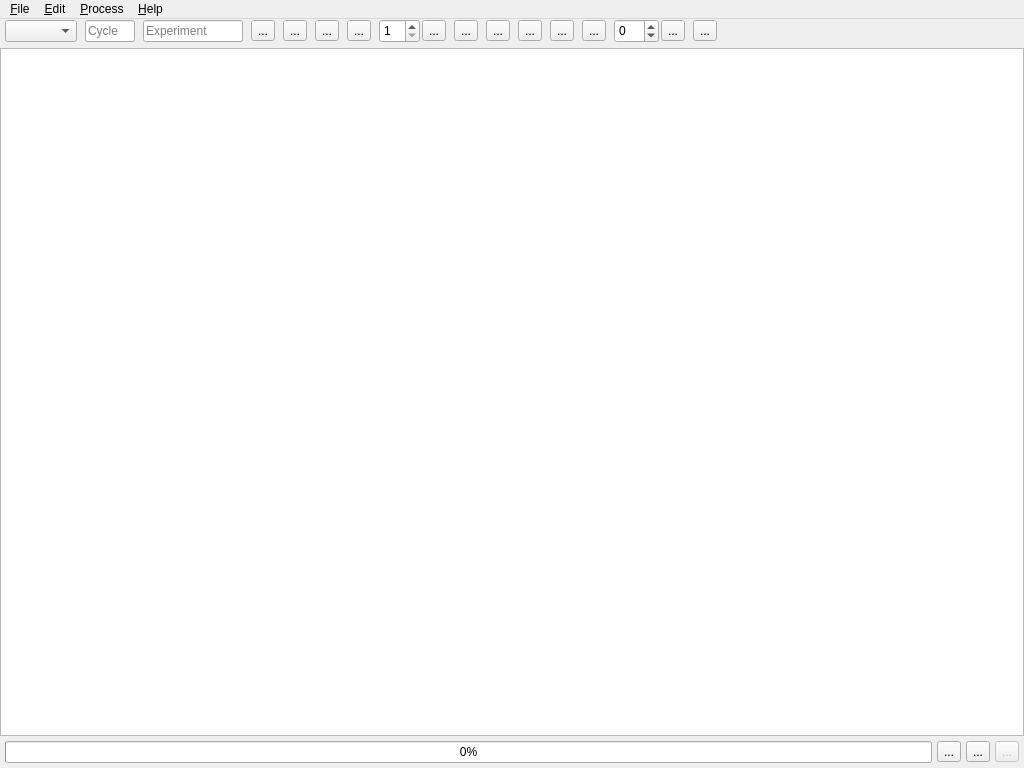
<?xml version="1.0" encoding="UTF-8"?>
<ui version="4.0">
 <class>MainWindow</class>
 <widget class="QMainWindow" name="MainWindow">
  <property name="geometry">
   <rect>
    <x>0</x>
    <y>0</y>
    <width>1024</width>
    <height>768</height>
   </rect>
  </property>
  <property name="minimumSize">
   <size>
    <width>1024</width>
    <height>768</height>
   </size>
  </property>
  <property name="windowTitle">
   <string>DrILL - Data Reduction for ILL[*]</string>
  </property>
  <property name="styleSheet">
   <string notr="true"/>
  </property>
  <widget class="QWidget" name="centralwidget">
   <property name="styleSheet">
    <string notr="true"/>
   </property>
   <layout class="QVBoxLayout" name="verticalLayout" stretch="0,1,0">
    <property name="spacing">
     <number>5</number>
    </property>
    <property name="leftMargin">
     <number>0</number>
    </property>
    <property name="topMargin">
     <number>0</number>
    </property>
    <property name="rightMargin">
     <number>0</number>
    </property>
    <property name="bottomMargin">
     <number>5</number>
    </property>
    <item>
     <layout class="QHBoxLayout" name="toolbar">
      <property name="spacing">
       <number>8</number>
      </property>
      <property name="leftMargin">
       <number>5</number>
      </property>
      <property name="topMargin">
       <number>0</number>
      </property>
      <property name="rightMargin">
       <number>5</number>
      </property>
      <property name="bottomMargin">
       <number>0</number>
      </property>
      <item>
       <widget class="QComboBox" name="modeSelector">
        <property name="toolTip">
         <string>Acquisition mode</string>
        </property>
        <property name="sizeAdjustPolicy">
         <enum>QComboBox::AdjustToContents</enum>
        </property>
       </widget>
      </item>
      <item>
       <widget class="QLineEdit" name="cycleNumber">
        <property name="minimumSize">
         <size>
          <width>0</width>
          <height>0</height>
         </size>
        </property>
        <property name="maximumSize">
         <size>
          <width>50</width>
          <height>16777215</height>
         </size>
        </property>
        <property name="toolTip">
         <string>Cycle number</string>
        </property>
        <property name="placeholderText">
         <string>Cycle</string>
        </property>
       </widget>
      </item>
      <item>
       <widget class="QLineEdit" name="experimentId">
        <property name="maximumSize">
         <size>
          <width>100</width>
          <height>16777215</height>
         </size>
        </property>
        <property name="toolTip">
         <string>Experiment ID</string>
        </property>
        <property name="placeholderText">
         <string>Experiment</string>
        </property>
       </widget>
      </item>
      <item>
       <widget class="QToolButton" name="datadirs">
        <property name="toolTip">
         <string>Manage data directories</string>
        </property>
        <property name="text">
         <string>...</string>
        </property>
       </widget>
      </item>
      <item>
       <widget class="QToolButton" name="settings">
        <property name="toolTip">
         <string>Settings window</string>
        </property>
        <property name="text">
         <string>...</string>
        </property>
       </widget>
      </item>
      <item>
       <widget class="QToolButton" name="load">
        <property name="toolTip">
         <string>Load rundex</string>
        </property>
        <property name="text">
         <string>...</string>
        </property>
       </widget>
      </item>
      <item>
       <widget class="QToolButton" name="save">
        <property name="toolTip">
         <string>Save rundex</string>
        </property>
        <property name="text">
         <string>...</string>
        </property>
       </widget>
      </item>
      <item>
       <layout class="QHBoxLayout" name="horizontalLayout_4">
        <property name="spacing">
         <number>2</number>
        </property>
        <item>
         <widget class="QSpinBox" name="nrows">
          <property name="minimumSize">
           <size>
            <width>0</width>
            <height>24</height>
           </size>
          </property>
          <property name="maximumSize">
           <size>
            <width>16777215</width>
            <height>24</height>
           </size>
          </property>
          <property name="toolTip">
           <string>Number of row</string>
          </property>
          <property name="minimum">
           <number>1</number>
          </property>
         </widget>
        </item>
        <item>
         <widget class="QToolButton" name="addrow">
          <property name="toolTip">
           <string>Add row(s)</string>
          </property>
          <property name="text">
           <string>...</string>
          </property>
         </widget>
        </item>
       </layout>
      </item>
      <item>
       <widget class="QToolButton" name="deleterow">
        <property name="minimumSize">
         <size>
          <width>0</width>
          <height>1</height>
         </size>
        </property>
        <property name="toolTip">
         <string>Delete selected row(s)</string>
        </property>
        <property name="text">
         <string>...</string>
        </property>
       </widget>
      </item>
      <item>
       <widget class="QToolButton" name="cut">
        <property name="toolTip">
         <string>Cut selected cell(s)</string>
        </property>
        <property name="text">
         <string>...</string>
        </property>
       </widget>
      </item>
      <item>
       <widget class="QToolButton" name="copy">
        <property name="minimumSize">
         <size>
          <width>0</width>
          <height>0</height>
         </size>
        </property>
        <property name="toolTip">
         <string>Copy selected cell(s)</string>
        </property>
        <property name="text">
         <string>...</string>
        </property>
       </widget>
      </item>
      <item>
       <widget class="QToolButton" name="paste">
        <property name="minimumSize">
         <size>
          <width>0</width>
          <height>0</height>
         </size>
        </property>
        <property name="toolTip">
         <string>Paste cell(s)</string>
        </property>
        <property name="text">
         <string>...</string>
        </property>
       </widget>
      </item>
      <item>
       <widget class="QToolButton" name="erase">
        <property name="minimumSize">
         <size>
          <width>0</width>
          <height>0</height>
         </size>
        </property>
        <property name="toolTip">
         <string>Erase selected cell(s)</string>
        </property>
        <property name="text">
         <string>...</string>
        </property>
       </widget>
      </item>
      <item>
       <layout class="QHBoxLayout" name="horizontalLayout_3">
        <property name="spacing">
         <number>2</number>
        </property>
        <item>
         <widget class="QSpinBox" name="increment">
          <property name="minimumSize">
           <size>
            <width>0</width>
            <height>24</height>
           </size>
          </property>
          <property name="maximumSize">
           <size>
            <width>16777215</width>
            <height>24</height>
           </size>
          </property>
          <property name="toolTip">
           <string>Increment value</string>
          </property>
          <property name="buttonSymbols">
           <enum>QAbstractSpinBox::UpDownArrows</enum>
          </property>
          <property name="showGroupSeparator" stdset="0">
           <bool>false</bool>
          </property>
          <property name="minimum">
           <number>-99</number>
          </property>
         </widget>
        </item>
        <item>
         <widget class="QToolButton" name="fill">
          <property name="toolTip">
           <string>Fill increment of selected cells</string>
          </property>
          <property name="text">
           <string>...</string>
          </property>
         </widget>
        </item>
       </layout>
      </item>
      <item>
       <widget class="QToolButton" name="help">
        <property name="sizePolicy">
         <sizepolicy hsizetype="Fixed" vsizetype="Fixed">
          <horstretch>0</horstretch>
          <verstretch>0</verstretch>
         </sizepolicy>
        </property>
        <property name="toolTip">
         <string>Help</string>
        </property>
        <property name="text">
         <string>...</string>
        </property>
       </widget>
      </item>
      <item>
       <spacer name="horizontalSpacer">
        <property name="orientation">
         <enum>Qt::Horizontal</enum>
        </property>
        <property name="sizeHint" stdset="0">
         <size>
          <width>40</width>
          <height>20</height>
         </size>
        </property>
       </spacer>
      </item>
      <item>
       <widget class="QLabel" name="label">
        <property name="sizePolicy">
         <sizepolicy hsizetype="Fixed" vsizetype="Fixed">
          <horstretch>0</horstretch>
          <verstretch>0</verstretch>
         </sizepolicy>
        </property>
        <property name="maximumSize">
         <size>
          <width>40</width>
          <height>40</height>
         </size>
        </property>
        <property name="text">
         <string/>
        </property>
        <property name="pixmap">
         <pixmap>../../../../../../images/ILL_logo.png</pixmap>
        </property>
        <property name="scaledContents">
         <bool>true</bool>
        </property>
        <property name="alignment">
         <set>Qt::AlignCenter</set>
        </property>
       </widget>
      </item>
     </layout>
    </item>
    <item>
     <widget class="DrillTableWidget" name="table">
      <attribute name="horizontalHeaderStretchLastSection">
       <bool>true</bool>
      </attribute>
     </widget>
    </item>
    <item>
     <layout class="QHBoxLayout" name="footer">
      <property name="leftMargin">
       <number>5</number>
      </property>
      <property name="rightMargin">
       <number>5</number>
      </property>
      <item>
       <widget class="QProgressBar" name="progressBar">
        <property name="value">
         <number>0</number>
        </property>
       </widget>
      </item>
      <item>
       <widget class="QToolButton" name="processRows">
        <property name="toolTip">
         <string>Process selected rows</string>
        </property>
        <property name="text">
         <string>...</string>
        </property>
       </widget>
      </item>
      <item>
       <widget class="QToolButton" name="processAll">
        <property name="toolTip">
         <string>Process all</string>
        </property>
        <property name="text">
         <string>...</string>
        </property>
       </widget>
      </item>
      <item>
       <widget class="QToolButton" name="stop">
        <property name="enabled">
         <bool>false</bool>
        </property>
        <property name="toolTip">
         <string>Stop processing</string>
        </property>
        <property name="text">
         <string>...</string>
        </property>
       </widget>
      </item>
     </layout>
    </item>
   </layout>
  </widget>
  <widget class="QMenuBar" name="menubar">
   <property name="geometry">
    <rect>
     <x>0</x>
     <y>0</y>
     <width>1024</width>
     <height>25</height>
    </rect>
   </property>
   <widget class="QMenu" name="menuFile">
    <property name="title">
     <string>&amp;File</string>
    </property>
    <addaction name="actionLoadRundex"/>
    <addaction name="actionSaveAs"/>
    <addaction name="actionSave"/>
    <addaction name="actionManageDirectories"/>
    <addaction name="actionSettings"/>
    <addaction name="separator"/>
    <addaction name="actionClose"/>
   </widget>
   <widget class="QMenu" name="menuProcess">
    <property name="title">
     <string>&amp;Edit</string>
    </property>
    <widget class="QMenu" name="menuRow_s">
     <property name="title">
      <string>Row(s)</string>
     </property>
     <addaction name="actionAddRow"/>
     <addaction name="actionDelRow"/>
     <addaction name="actionCopyRow"/>
     <addaction name="actionCutRow"/>
     <addaction name="actionPasteRow"/>
    </widget>
    <widget class="QMenu" name="menuColumns_s">
     <property name="title">
      <string>Columns(s)</string>
     </property>
     <widget class="QMenu" name="menuAddRemoveColumn">
      <property name="title">
       <string>Add/remove column</string>
      </property>
     </widget>
     <addaction name="menuAddRemoveColumn"/>
    </widget>
    <widget class="QMenu" name="menuCell_s">
     <property name="title">
      <string>Cell(s)</string>
     </property>
     <addaction name="actionErase"/>
    </widget>
    <addaction name="menuColumns_s"/>
    <addaction name="menuRow_s"/>
    <addaction name="menuCell_s"/>
   </widget>
   <widget class="QMenu" name="menuProcess_2">
    <property name="title">
     <string>&amp;Process</string>
    </property>
    <addaction name="actionProcessRow"/>
    <addaction name="actionProcessAll_2"/>
    <addaction name="actionStopProcessing"/>
   </widget>
   <widget class="QMenu" name="menuHelp">
    <property name="title">
     <string>&amp;Help</string>
    </property>
    <addaction name="actionHelp"/>
   </widget>
   <addaction name="menuFile"/>
   <addaction name="menuProcess"/>
   <addaction name="menuProcess_2"/>
   <addaction name="menuHelp"/>
  </widget>
  <action name="actionLoadRundex">
   <property name="text">
    <string>Load rundex</string>
   </property>
   <property name="shortcut">
    <string>Ctrl+O</string>
   </property>
  </action>
  <action name="actionProcessSelected">
   <property name="text">
    <string>Process selected row(s)</string>
   </property>
  </action>
  <action name="actionProcessAll">
   <property name="text">
    <string>Process selected rows</string>
   </property>
  </action>
  <action name="actionSaveAs">
   <property name="text">
    <string>Save rundex as</string>
   </property>
  </action>
  <action name="actionManageDirectories">
   <property name="text">
    <string>Manage data directories</string>
   </property>
  </action>
  <action name="actionSettings">
   <property name="text">
    <string>Settings</string>
   </property>
  </action>
  <action name="actionProcessRow">
   <property name="text">
    <string>Process select row(s)</string>
   </property>
  </action>
  <action name="actionProcessAll_2">
   <property name="text">
    <string>Process all rows</string>
   </property>
  </action>
  <action name="actionStopProcessing">
   <property name="text">
    <string>Stop processing</string>
   </property>
  </action>
  <action name="actionCopyRow">
   <property name="text">
    <string>Copy selected row(s)</string>
   </property>
  </action>
  <action name="actionCutRow">
   <property name="text">
    <string>Cut selected row(s)</string>
   </property>
  </action>
  <action name="actionPasteRow">
   <property name="text">
    <string>Paste row(s)</string>
   </property>
  </action>
  <action name="actionErase">
   <property name="text">
    <string>Erase selected cell(s)</string>
   </property>
  </action>
  <action name="actionAddRow">
   <property name="text">
    <string>Add a row</string>
   </property>
  </action>
  <action name="actionDelRow">
   <property name="text">
    <string>Remove selected row(s)</string>
   </property>
  </action>
  <action name="actionSave">
   <property name="text">
    <string>Save rundex</string>
   </property>
   <property name="shortcut">
    <string>Ctrl+S</string>
   </property>
  </action>
  <action name="actionClose">
   <property name="text">
    <string>Close</string>
   </property>
   <property name="shortcut">
    <string>Ctrl+Q</string>
   </property>
  </action>
  <action name="actionHelp">
   <property name="text">
    <string>DrILL help</string>
   </property>
  </action>
  <action name="actiona">
   <property name="text">
    <string>a</string>
   </property>
  </action>
 </widget>
 <customwidgets>
  <customwidget>
   <class>DrillTableWidget</class>
   <extends>QTableWidget</extends>
   <header>drill.view.DrillTableWidget</header>
  </customwidget>
 </customwidgets>
 <resources/>
 <connections/>
</ui>
